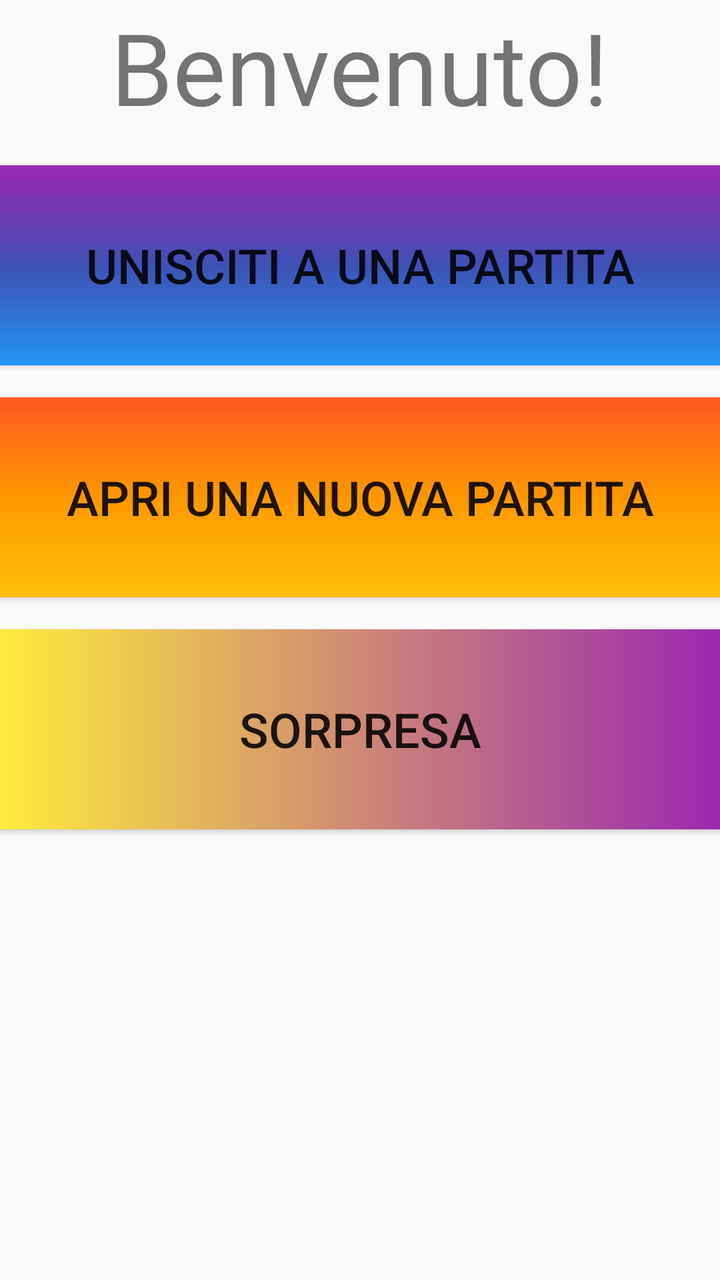
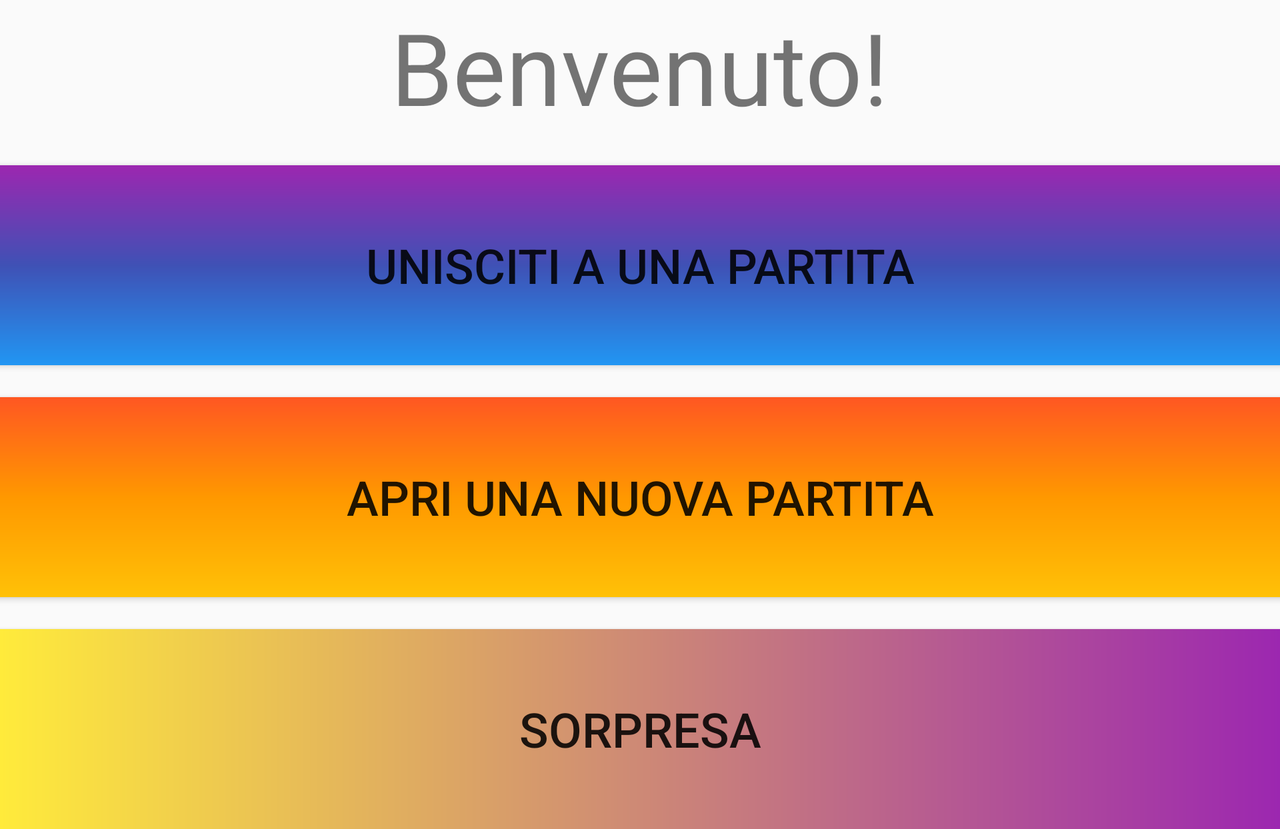

Two renders of one Android screen. The first uses the default layout on a phone; the second uses the alternative layout the repository ships for a different screen configuration, on a matching device. The two XML files are below.
<!-- AndroidManifest.xml: application theme Theme.BluetoothProva2 -->
<!-- res/layout/activity_main.xml -->
<?xml version="1.0" encoding="utf-8"?>
<RelativeLayout
    xmlns:android="http://schemas.android.com/apk/res/android"
    xmlns:tools="http://schemas.android.com/tools"
    android:layout_width="match_parent"
    android:layout_height="match_parent"
    android:paddingLeft="@dimen/activity_horizontal_margin"
    android:paddingRight="@dimen/activity_horizontal_margin"
    android:paddingTop="@dimen/activity_vertical_margin"
    android:paddingBottom="@dimen/activity_vertical_margin"
    tools:context=".MainActivity"
    android:transitionGroup="true">

    <TextView
        android:id="@+id/textview_benvenuto"
        android:layout_width="wrap_content"
        android:layout_height="wrap_content"
        android:layout_alignParentTop="true"
        android:layout_centerHorizontal="true"
        android:text="@string/text_welcome"
        android:textSize="50sp" />

    <Button
        android:id="@+id/button_client"
        android:layout_width="match_parent"
        android:layout_height="100dp"
        android:layout_below="@+id/textview_benvenuto"
        android:layout_marginTop="16dp"
        android:textSize="24dp"
        android:background="@drawable/gradient_2"
        android:text="@string/text_client" />

    <Button
        android:id="@+id/button_server"
        android:layout_width="match_parent"
        android:layout_height="100dp"
        android:layout_below="@+id/button_client"
        android:layout_marginTop="16dp"
        android:background="@drawable/gradient_1"
        android:text="@string/text_server"
        android:textSize="24dp"
        />

    <Button
        android:id="@+id/button_extra"
        android:layout_width="match_parent"
        android:layout_height="100dp"
        android:layout_below="@+id/button_server"
        android:layout_marginTop="16dp"
        android:text="@string/text_surprise"
        android:background="@drawable/gradient_3"
        android:textSize="24dp"
        />

</RelativeLayout>
<!-- resources referenced by this layout -->
<resources>
  <!-- drawable gradient_1 (drawable) -->
  <?xml version="1.0" encoding="utf-8"?>
  <shape xmlns:android="http://schemas.android.com/apk/res/android"
      android:shape="rectangle">
      <gradient
          android:startColor="#FF5722"
          android:centerColor="#FF9800"
          android:endColor="#FFC107"
          android:angle="270" />
  </shape>
  <!-- drawable gradient_2 (drawable) -->
  <?xml version="1.0" encoding="utf-8"?>
  <shape xmlns:android="http://schemas.android.com/apk/res/android"
      android:shape="rectangle">
      <gradient
          android:startColor="#9C27B0"
          android:centerColor="#3F51B5"
          android:endColor="#2196F3"
          android:angle="270" />
  </shape>
  <!-- drawable gradient_3 (drawable) -->
  <?xml version="1.0" encoding="utf-8"?>
  <shape xmlns:android="http://schemas.android.com/apk/res/android"
      android:shape="rectangle">
      <gradient
          android:startColor="#9C27B0"
          android:endColor="#FFEB3B"
          android:angle="180" />
  </shape>
  <string name="text_client">Unisciti a una partita</string>
  <string name="text_server">Apri una nuova partita</string>
  <string name="text_surprise">Sorpresa</string>
  <string name="text_welcome">Benvenuto!</string>
  <style name="Theme.BluetoothProva2" parent="Theme.AppCompat.DayNight.DarkActionBar">
          
          <item name="colorPrimary">@color/purple_500</item>
          <item name="colorPrimaryVariant">@color/purple_700</item>
          <item name="colorOnPrimary">@color/white</item>
          
          <item name="colorSecondary">@color/teal_200</item>
          <item name="colorSecondaryVariant">@color/teal_700</item>
          <item name="colorOnSecondary">@color/black</item>
          
          <item name="android:statusBarColor" tools:targetApi="l">?attr/colorPrimaryVariant</item>
          
      </style>
</resources>
<!-- res/layout-land/activity_main.xml (the repository's variant of the layout above) -->
<!-- drawn on the phone turned sideways -->
<?xml version="1.0" encoding="utf-8"?>
<ScrollView xmlns:android="http://schemas.android.com/apk/res/android"
    android:layout_width="fill_parent"
    android:layout_height="fill_parent"
    android:fillViewport="true">

    <RelativeLayout
        xmlns:android="http://schemas.android.com/apk/res/android"
        xmlns:tools="http://schemas.android.com/tools"
        android:layout_width="fill_parent"
        android:layout_height="fill_parent"
        android:paddingLeft="@dimen/activity_horizontal_margin"
        android:paddingRight="@dimen/activity_horizontal_margin"
        android:paddingTop="@dimen/activity_vertical_margin"
        android:paddingBottom="@dimen/activity_vertical_margin"
        tools:context=".MainActivity"
        android:transitionGroup="true">

        <TextView
            android:id="@+id/textview_benvenuto"
            android:layout_width="wrap_content"
            android:layout_height="wrap_content"
            android:layout_alignParentTop="true"
            android:layout_centerHorizontal="true"
            android:text="@string/text_welcome"
            android:textSize="50sp" />

        <Button
            android:id="@+id/button_client"
            android:layout_width="match_parent"
            android:layout_height="100dp"
            android:layout_below="@+id/textview_benvenuto"
            android:layout_marginTop="16dp"
            android:textSize="24dp"
            android:background="@drawable/gradient_2"
            android:text="@string/text_client" />

        <Button
            android:id="@+id/button_server"
            android:layout_width="match_parent"
            android:layout_height="100dp"
            android:layout_below="@+id/button_client"
            android:layout_marginTop="16dp"
            android:text="@string/text_server"
            android:background="@drawable/gradient_1"
            android:textSize="24dp"
            />

        <Button
            android:id="@+id/button_extra"
            android:layout_width="match_parent"
            android:layout_height="100dp"
            android:layout_below="@+id/button_server"
            android:layout_marginTop="16dp"
            android:text="@string/text_surprise"
            android:background="@drawable/gradient_3"
            android:textSize="24dp"
            />

    </RelativeLayout>
</ScrollView>
